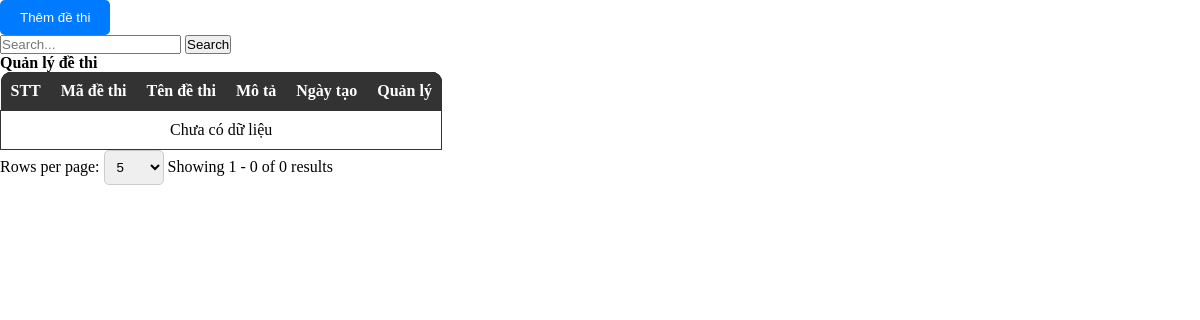
The app's page /admin/pages/Exam/ExamIndex.php, older data.
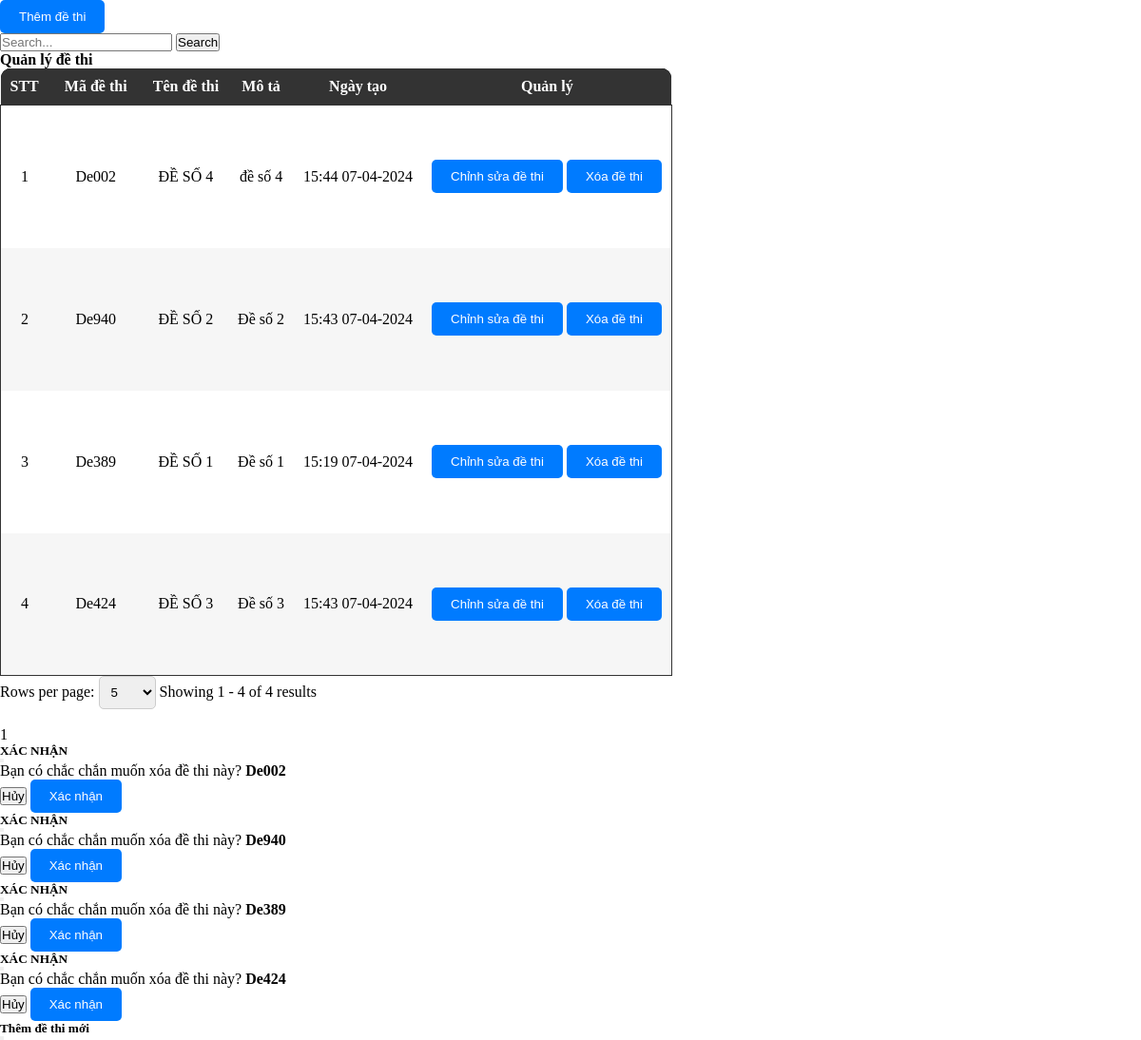
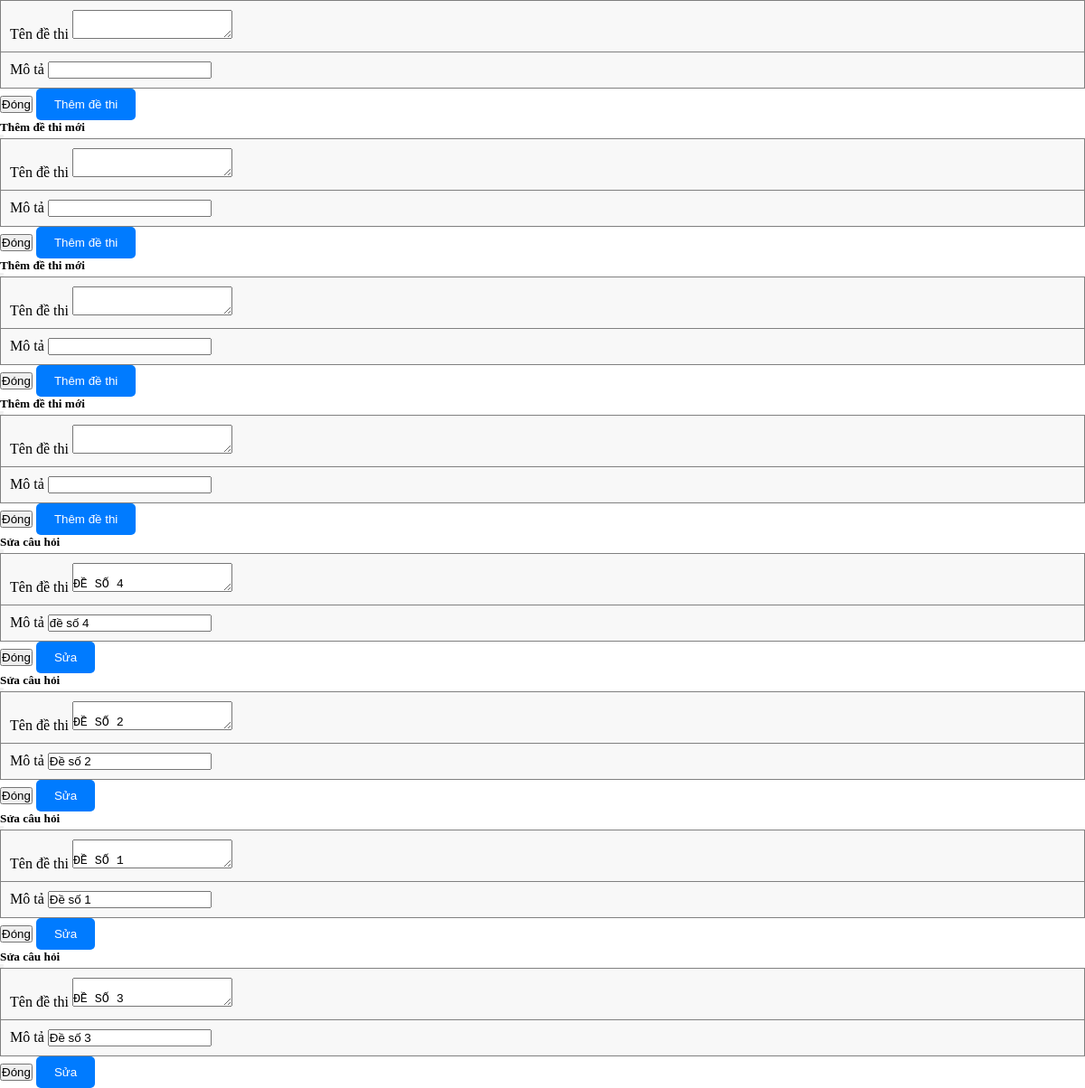
The same page, newer data (2 pictures, top to bottom).
### tables this page shows
CREATE TABLE `tbl_exam` (
  `id` varchar(36) NOT NULL,
  `code` varchar(255) DEFAULT NULL,
  `name` varchar(255) DEFAULT NULL,
  `description` varchar(255) DEFAULT NULL,
  `createDate` datetime DEFAULT NULL
);

### admin/pages/Exam/ExamIndex.php (the view, shortened to what this page needs)
<link rel="stylesheet" href="./styles/ProductStyles.css">
<?php
$countAllSql = "SELECT * FROM tbl_exam";
$total_records = mysqli_num_rows(mysqli_query($connect, $countAllSql));
$pageIndex = isset($_GET['page']) ? $_GET['page'] : 1;
$pageSize = isset($_GET['limit']) ? $_GET['limit'] : 5;
$total_page = ceil($total_records / $pageSize);
$start = ($pageIndex - 1) * $pageSize;
$search = '';
$getTableDataSql = "";
if (isset($_GET['search'])) {
    $getTableDataSql = "SELECT * FROM tbl_exam
    WHERE
        tbl_exam.name LIKE N'%" . $search . "%'
    LIMIT $start, $pageSize";
} else {
    $getTableDataSql = "SELECT * FROM tbl_exam LIMIT $start, $pageSize";
}
$tableData = mysqli_query($connect, $getTableDataSql);
?>
<div class="text-left flex justify-between">
    <button type="button" class="btn btn-primary mb-2 mt-3" data-bs-toggle="modal" data-bs-target="#addExam">
        Thêm đề thi
    </button>
    <div class="input-group mb-3 align-center mt-3 w-40">
        <input type="text" class="form-control" placeholder="Search..." aria-label="Recipient's username" name="search" id="search-input" aria-describedby="button-addon2">
        <button class="btn btn-outline-secondary" id="search-button" onclick="performSearch()" name="ok">
            Search
        </button>
    </div>
</div>
<div class="container p-0">
    <table class="w-100">
        <legend class="text-center"><b>Quản lý đề thi</b></legend>
        <thead class="table-head w-100">
            <tr class="table-heading">
                <th class="noWrap">STT</th>
                <th class="noWrap">Mã đề thi</th>
                <th class="noWrap">Tên đề thi</th>
                <th class="noWrap">Mô tả</th>
                <th class="noWrap">Ngày tạo</th>
                <th class="noWrap">Quản lý </th>
            </tr>
        </thead>
        <tbody class="table-body">
            <?php
            $displayExam = 0;
            $hasData = false;
            while ($row = mysqli_fetch_array($tableData)) {
                $displayExam++;
                $hasData = true;
            ?>
                <tr>
                    <td>
                        <?php echo $displayExam + ($pageIndex - 1) * $pageSize; ?>
                    </td>
                    <td class="tensanpham">
                        <?php echo $row['code'] ?>
                    </td>
                    <td>
                        <?php echo $row['name'] ?>
                    </td>
                    <td>
                        <?php echo $row['description'] ?>
                    </td>
                    <td>
                    <?php echo date('H:i d-m-Y', strtotime($row['createDate'])) ?>
                    </td>
                    <td>
                        <button type="button" class="btn btn-primary mb-2 mt-3 con-tooltip top" data-bs-toggle="modal" data-bs-target="#editPopup_<?php echo $row['id']; ?>">
                            <div class="tooltip">
                                <p>Chỉnh sửa đề thi</p>
                            </div>
                        </button>
                        <button type="button" class="btn btn-primary mb-2 mt-3 con-tooltip top" data-bs-toggle="modal" data-bs-target="#confirmPopup_<?php echo $row['id']; ?>">
                            <div class="tooltip">
                                <p>Xóa đề thi</p>
                            </div>
                        </button>
                    </td>
                </tr>
            <?php
            }
            if (!$hasData) {
            ?>
                <tr>
                    <td colspan="8">
                        Chưa có dữ liệu
                    </td>
                </tr>
            <?php
            }
            ?>
        </tbody>
    </table>
    <form action="" method="GET">
        <nav class="row py-2" aria-label="Page navigation example">
            <div class="paganation-infor col py-2">
                <form action="" method="GET">
                    <label for="limitSelect">Rows per page:</label>
                    <select name="limit" id="limitSelect" onchange="updatePageAndLimit()">
                        <option value="5" <?php if ($pageSize == 5) echo 'selected'; ?>>5</option>
                    </select>
                </form>
                <label class="mr-4">Showing
                    <?php
                    $startItem = ($pageIndex - 1) * $pageSize + 1;
                    $endItem = min($pageIndex * $pageSize, $total_records);
                    echo "{$startItem} - {$endItem} of {$total_records} results";
                    ?>
                </label>
            </div>
            <ul class="m-0 pagination justify-content-end py-2 col">
                <li class="page-item">
                </li>
                <?php
                for ($i = 1; $i <= $total_page; $i++) {
                    if ($i == $pageIndex) {
                        echo '<li class="page-item light">
                        <span name="page" class="page-link text-reset text-white bg-dark" href="?workingPage=Exam&limit=' . ($pageSize) . '&page=' . ($i) . '"> ' . ($i) . ' </span>
                        </li>';
                    }
                }
                ?>
            </ul>
    </form>
</div>
<?php
$tableData = mysqli_query($connect, $getTableDataSql);
while ($row = mysqli_fetch_array($tableData)) {
    include "./pages/Exam/ExamConfirmDelete.php";
}
?>
<?php
$tableData = mysqli_query($connect, $getTableDataSql);
while ($row = mysqli_fetch_array($tableData)) {
    include "./pages/Exam/AddExamPopup.php";
}
?>
<?php
$tableData = mysqli_query($connect, $getTableDataSql);
while ($row = mysqli_fetch_array($tableData)) {
    include "./pages/Exam/EditExamPopup.php";
}
?>

### admin/pages/Exam/ExamConfirmDelete.php
<div class="modal fade" id="confirmPopup_<?php echo $row['id']; ?>" tabindex="-1" aria-labelledby="exampleModalLabel" aria-hidden="true">
    <div class="modal-dialog modal-lg">
        <div class="modal-content">
            <div class="modal-header bg-dark">
                <h5 class="text-center text-white">XÁC NHẬN</h5>
                <button type="button" class="btn-close btn-close-white" data-bs-dismiss="modal" aria-label="Close"></button>
            </div>
            <div class="modal-body p-0">
                <form id="orderForm" method="POST" action="pages/Exam/ExamLogic.php?id=<?php echo $row['id']; ?>" enctype="multipart/form-data">
                    <table border="1" width="100%" padding="10px" style="border-collapse: collapse;">
                        <p class="p-4 m-0">
                            Bạn có chắc chắn muốn xóa đề thi này? <b><?php echo $row['code']; ?></b>
                        </p>
                    </table>
                    <div class="modal-footer">
                        <button type="button" class="btn btn-outline-secondary pt-2 pb-2" data-bs-dismiss="modal">Hủy</button>
                        <button type="submit" class="btn btn-primary" name="deleteExam">Xác nhận</button>
                    </div>
                </form>
            </div>
        </div>
    </div>
</div>

### admin/pages/Exam/AddExamPopup.php (shortened to what this page needs)
<div class="modal fade" id="addExam" tabindex="-1" aria-labelledby="exampleModalLabel" aria-hidden="false">
    <div class="modal-dialog modal-lg">
        <div class="modal-content">
            <div class="modal-header bg-dark">
                <h5 class="text-center text-white">Thêm đề thi mới</h5>
                <button type="button" class="btn-close btn-close-white" data-bs-dismiss="modal" aria-label="Close"></button>
            </div>
            <div class="modal-body">
                <form id="categoryForm" method="POST" action="pages/Exam/ExamLogic.php" enctype="multipart/form-data">
                    <table border="1" width="100%" padding="10px" style="border-collapse: collapse;">
                        <tr>
                            <td class="row">
                                <div class="mb-2 col">
                                    <label for="transferFee" class="form-label">Tên đề thi</label>
                                    <textarea required name="name" type="text" class="form-control" id="transferFee"></textarea>
                                </div>
                            </td>
                        </tr>
                        <tr>
                            <td>
                                <div class="mb-2 col">
                                    <label for="transferFee" class="form-label">Mô tả</label>
                                    <input name="description" type="text" class="form-control" id="transferFee">
                                </div>
                            </td>
                        </tr>
                    </table>
            </div>
            <div class="modal-footer">
                <button type="button" class="btn btn-outline-secondary pt-2 pb-2" data-bs-dismiss="modal">Đóng</button>
                <button type="submit" class="btn btn-primary" name="addExam">Thêm đề thi</button>
            </div>
        </div>
    </div>
</div>

### admin/pages/Exam/EditExamPopup.php
<div class="modal fade" id="editPopup_<?php echo $row['id']; ?>" tabindex="-1" aria-labelledby="exampleModalLabel" aria-hidden="true">
    <div class="modal-dialog modal-lg">
        <form method="POST" action="pages/Exam/ExamLogic.php?id=<?php echo $row['id']; ?>" enctype="multipart/form-data">
            <div class="modal-content">
                <div class="modal-header bg-dark">
                    <h5 class="text-center text-white">Sửa câu hỏi</h5>
                    <button type="button" class="btn-close btn-close-white" data-bs-dismiss="modal" aria-label="Close"></button>
                </div>
                <div class="modal-body">
                <table border="1" width="100%" padding="10px" style="border-collapse: collapse;">
                        <tr>
                            <td class="row">
                                <div class="mb-2 col">
                                    <label for="transferFee" class="form-label">Tên đề thi</label>
                                    <textarea required name="name" type="text" class="form-control" id="transferFee">
                                        <?php echo $row['name'] ?>
                                    </textarea>
                                </div>
                            </td>
                        </tr>
                        <tr>
                            <td>
                                <div class="mb-2 col">
                                    <label for="transferFee" class="form-label">Mô tả</label>
                                    <input value="<?php echo $row['description'] ?>" name="description" type="text" class="form-control" id="transferFee">
                                </div>
                            </td>
                        </tr>
                    </table>
                </div>
                <div class="modal-footer">
                    <button type="button" class="btn btn-outline-secondary pt-2 pb-2" data-bs-dismiss="modal">Đóng</button>
                    <button type="submit" class="btn btn-primary" name="editExam">Sửa</button>
                </div>
            </div>
        </form>
    </div>
</div>

### admin/styles/ProductStyles.css (style rules this page uses)
* { padding: 0; margin: 0; box-sizing: border-box; }
table { border-radius: 10px; }
.container { width: 100%; }
.table-head { color: white; background-color: #000; }
.table-head .table-heading { background-color: #000; color: white; }
.table-head .table-heading th:first-child { border-top-left-radius: 10px; }
.table-head .table-heading th:last-child { border-top-right-radius: 10px; }
.table-heading { border-radius: 10px; }
.table-head th { padding: 10px; text-align: center; }
.table-head, .table-body { border-collapse: collapse; }
.table-body { border: 1px solid #333; }
.table-body, .table-body tr { background-color: #fff; }
.table-body td { text-align: center; }
.table-body tr:nth-child(2n + 2) { background-color: #f6f6f6; }
table { border-collapse: collapse; background-color: #f8f8f8; }
th, td { padding: 10px; text-align: left; }
th { background-color: #333; color: white; }
.btn-primary { background-color: #007bff; color: white; padding: 10px 20px; border: none; border-radius: 5px; cursor: pointer; }
.noWrap { white-space: nowrap; }
select, option { width: 60px; padding: 8px; border: 1px solid #ccc; border-radius: 5px; }
.tensanpham { width: 100px; height: 150px; text-align: center; }

Row changes from the older to the newer data that the page shows:
added tbl_exam: pageSize "1", code "De002", name "ĐỀ SỐ 4", description "đề số 4", createDate "15:44 07-04-2024"
added tbl_exam: pageSize "2", code "De940", name "ĐỀ SỐ 2", description "Đề số 2", createDate "15:43 07-04-2024"
added tbl_exam: pageSize "3", code "De389", name "ĐỀ SỐ 1", description "Đề số 1", createDate "15:19 07-04-2024"
added tbl_exam: pageSize "4", code "De424", name "ĐỀ SỐ 3", description "Đề số 3", createDate "15:43 07-04-2024"
Text that changed along with them:
$endItem: "0" → "4"
$total_records: "0" → "4"
new list line: "1"
text no longer shown: "Chưa có dữ liệu"
